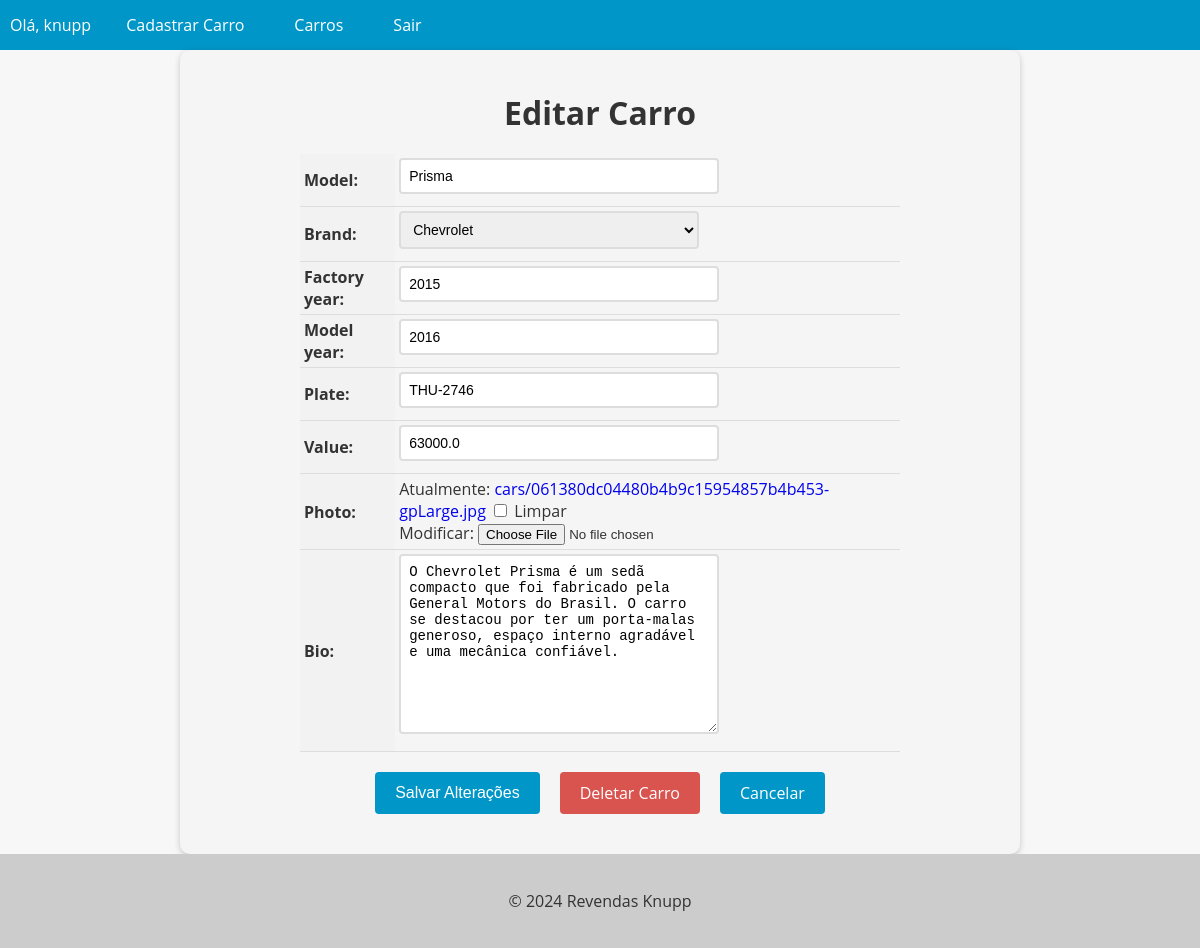
The page /car/2/update/ (signed in) on the database its author committed.
### cars/models.py (models this page shows, shortened)
class Car(models.Model):
    id = models.AutoField(primary_key=True)
    model = models.CharField(max_length=200)
    brand = models.ForeignKey(Brand, on_delete=models.PROTECT, related_name='car_brand')
    factory_year = models.IntegerField(blank=True, null=True)
    model_year = models.IntegerField(blank=True, null=True)
    plate = models.CharField(max_length=10, blank=True, null = True)
    value = models.FloatField(blank=True, null=True)
    photo = models.ImageField(upload_to='cars/', blank=True, null=True)
    bio = models.TextField(blank=True, null= True)

### cars/views.py (the view, shortened to what this page needs)
@method_decorator(login_required(login_url='login'), name='dispatch')
class CarUpdateView(UpdateView):
    model = Car
    form_class = CarModelForm
    template_name = 'car_update.html'

### cars/forms.py (shortened to what this page needs)
class CarModelForm(forms.ModelForm):
    class Meta:
        model = Car
        fields = '__all__'

### cars/models.py (called while the page is built)
    def __str__(self):
        return self.name

### cars/templates/car_update.html (shortened to what this page needs)
{% extends "base.html" %}
{% block content %}
  <form method="post" enctype="multipart/form-data">
    <h1>Editar Carro</h1>
    <table>
      {{ form.as_table }}
    </table>
    <div>
      <div class="buttons-container">
        <input type="submit" value="Salvar Alterações" class="btn btn-primary">
        <a href="{% url 'car_delete' pk=object.pk %}" class="btn btn-danger">Deletar Carro</a>
        <a href="{% url 'cars_list' %}" class="btn btn-secondary">Cancelar</a>
      </div>
    </div>
  </form>
{% endblock %}

### app/templates/base.html (shortened to what this page needs)
<!DOCTYPE html>
<html lang="en">
<head>
</head>
<body>
  <header>
    <nav>
      <ul>
        {% if user.is_authenticated %}
           <li>Olá, {{ user.username }}</li>
           <li><a href="{% url 'new_car' %}">Cadastrar Carro</a></li>
        {% endif %}
          <li><a href="{% url 'cars_list' %}">Carros</a></li>
        {% if user.is_authenticated %}
          <li><a href="{% url 'logout' %}"> Sair</a></li>
        {% endif %}
      </ul>
    </nav>
  </header>
  <main>
    {% block content %}
    {% endblock %}
  </main>
  <footer>
    <p>&copy; 2024 Revendas Knupp</p>
  </footer>
</body>
</html>

### app/templates/base.html (style rules this page uses)
body { font-family: 'Open Sans', sans-serif; background-color: #f7f7f7; color: #333; margin: 0; padding: 0; }
header { background-color: #0096c7; color: #fff; text-align: center; }
footer { background-color: #ccc; color: #333; padding: 20px; text-align: center; }
nav { background-color: #0096c7; color: #fff; height: 50px; display: flex; justify-content: space-between; align-items: center; }
nav ul { list-style: none; margin: 0; padding: 0; display: flex; }
nav ul li { margin: 0 10px; }
nav ul li a { color: #fff; text-decoration: none; font-size: 16px; padding: 15px; transition: all 0.3s ease; }

### cars/templates/car_update.html (style rules this page uses)
form { max-width: 800px; margin: 0 auto; padding: 20px; background-color: #f5f5f5; border-radius: 10px; box-shadow: 0 2px 6px rgba(0, 0, 0, 0.2); }
form h1 { font-size: 2rem; margin-bottom: 20px; text-align: center; }
table { margin: 0 auto; border-collapse: collapse; width: 100%; max-width: 600px; }
th, td { padding: 4px; text-align: left; border-bottom: 1px solid #ddd; }
th { background-color: #f2f2f2; }
input[type="text"], input[type="number"], select, textarea { padding: 8px; font-size: 14px; border: 2px solid #ddd; border-radius: 4px; width: 100%; max-width: 300px; margin-bottom: 8px; transition: border-bottom-color 0.3s ease-in-out; }
.btn { background-color: #0096c7; color: #fff; border: none; padding: 10px 20px; font-size: 16px; border-radius: 4px; cursor: pointer; transition: background-color 0.3s ease-in-out; }
.buttons-container { display: flex; justify-content: center; margin-top: 20px; margin-bottom: 20px; }
.btn { display: inline-block; background-color: #0096c7; color: #fff; border: none; padding: 10px 20px; font-size: 16px; border-radius: 4px; cursor: pointer; transition: background-color 0.3s ease-in-out; margin: 0 10px; }
.btn-danger { background-color: #d9534f; text-decoration: none !important; }
a { text-decoration: none !important; }

### rows shown on the page
Car: model "Prisma", brand "Chevrolet", factory_year "2015", model_year "2016", plate "THU-2746", value "63000.0", bio "O Chevrolet Prisma é um sedã compacto que foi fabricado pela General Motors do Brasil. O carro se destacou por ter um porta-malas generoso, espaço interno agradável e uma mecânica confiável."

### other values the page prints
{{ user.username }} "knupp"
